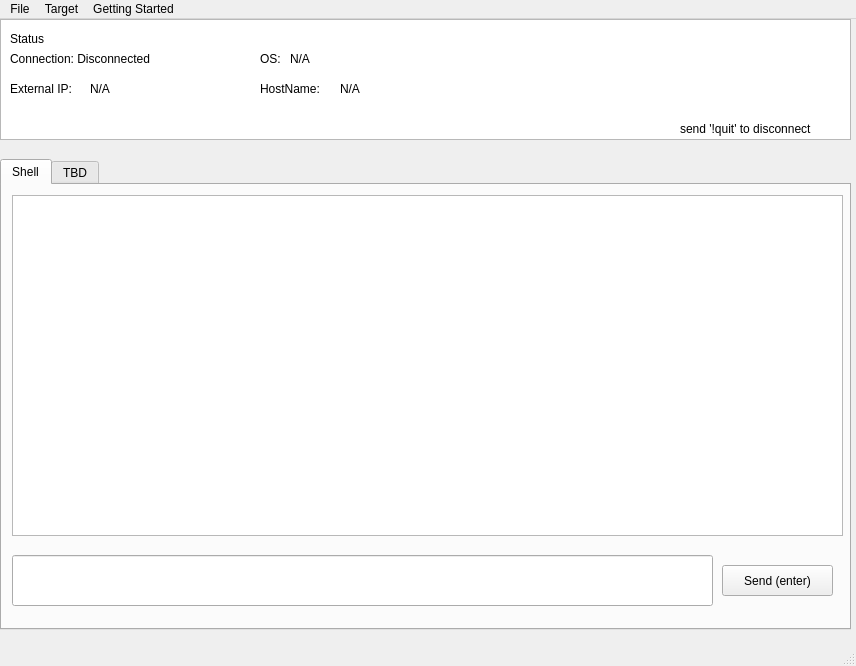
<?xml version="1.0" encoding="UTF-8"?>
<ui version="4.0">
 <class>MainWindow</class>
 <widget class="QMainWindow" name="MainWindow">
  <property name="geometry">
   <rect>
    <x>0</x>
    <y>0</y>
    <width>856</width>
    <height>666</height>
   </rect>
  </property>
  <property name="windowTitle">
   <string>MainWindow</string>
  </property>
  <widget class="QWidget" name="centralwidget">
   <widget class="QTextBrowser" name="browser_Target_Status">
    <property name="geometry">
     <rect>
      <x>0</x>
      <y>0</y>
      <width>851</width>
      <height>121</height>
     </rect>
    </property>
    <property name="autoFillBackground">
     <bool>false</bool>
    </property>
    <property name="readOnly">
     <bool>true</bool>
    </property>
   </widget>
   <widget class="QLabel" name="label_Status">
    <property name="geometry">
     <rect>
      <x>10</x>
      <y>10</y>
      <width>66</width>
      <height>19</height>
     </rect>
    </property>
    <property name="text">
     <string>Status</string>
    </property>
   </widget>
   <widget class="QLabel" name="status_Connected">
    <property name="geometry">
     <rect>
      <x>10</x>
      <y>30</y>
      <width>181</width>
      <height>19</height>
     </rect>
    </property>
    <property name="text">
     <string>Connection: Disconnected</string>
    </property>
   </widget>
   <widget class="QLabel" name="status_label_IPADDR">
    <property name="geometry">
     <rect>
      <x>10</x>
      <y>60</y>
      <width>81</width>
      <height>19</height>
     </rect>
    </property>
    <property name="text">
     <string>External IP:</string>
    </property>
   </widget>
   <widget class="QLabel" name="status_label_OS">
    <property name="geometry">
     <rect>
      <x>260</x>
      <y>30</y>
      <width>21</width>
      <height>19</height>
     </rect>
    </property>
    <property name="text">
     <string>OS:</string>
    </property>
   </widget>
   <widget class="QLabel" name="status_label_HOSTNAME">
    <property name="geometry">
     <rect>
      <x>260</x>
      <y>60</y>
      <width>81</width>
      <height>19</height>
     </rect>
    </property>
    <property name="text">
     <string>HostName:</string>
    </property>
   </widget>
   <widget class="QLabel" name="status_data_IPADDR">
    <property name="geometry">
     <rect>
      <x>90</x>
      <y>60</y>
      <width>201</width>
      <height>19</height>
     </rect>
    </property>
    <property name="text">
     <string>N/A</string>
    </property>
   </widget>
   <widget class="QLabel" name="status_data_OS">
    <property name="geometry">
     <rect>
      <x>290</x>
      <y>30</y>
      <width>251</width>
      <height>19</height>
     </rect>
    </property>
    <property name="text">
     <string>N/A</string>
    </property>
   </widget>
   <widget class="QLabel" name="status_data_HOSTNAME">
    <property name="geometry">
     <rect>
      <x>340</x>
      <y>60</y>
      <width>201</width>
      <height>19</height>
     </rect>
    </property>
    <property name="text">
     <string>N/A</string>
    </property>
   </widget>
   <widget class="QTabWidget" name="tabWidget">
    <property name="geometry">
     <rect>
      <x>0</x>
      <y>140</y>
      <width>851</width>
      <height>471</height>
     </rect>
    </property>
    <property name="currentIndex">
     <number>0</number>
    </property>
    <widget class="QWidget" name="tab">
     <attribute name="title">
      <string>Shell</string>
     </attribute>
     <widget class="QTextEdit" name="text_Program_Output">
      <property name="enabled">
       <bool>true</bool>
      </property>
      <property name="geometry">
       <rect>
        <x>10</x>
        <y>10</y>
        <width>831</width>
        <height>341</height>
       </rect>
      </property>
      <property name="font">
       <font/>
      </property>
      <property name="readOnly">
       <bool>true</bool>
      </property>
     </widget>
     <widget class="QLineEdit" name="shell_input">
      <property name="geometry">
       <rect>
        <x>10</x>
        <y>370</y>
        <width>701</width>
        <height>51</height>
       </rect>
      </property>
      <property name="toolTip">
       <string extracomment="Commands"/>
      </property>
     </widget>
     <widget class="QPushButton" name="shell_input_enter">
      <property name="geometry">
       <rect>
        <x>720</x>
        <y>380</y>
        <width>111</width>
        <height>31</height>
       </rect>
      </property>
      <property name="text">
       <string>Send (enter)</string>
      </property>
     </widget>
    </widget>
    <widget class="QWidget" name="tab_2">
     <attribute name="title">
      <string>TBD</string>
     </attribute>
    </widget>
   </widget>
   <widget class="QLabel" name="label">
    <property name="geometry">
     <rect>
      <x>680</x>
      <y>100</y>
      <width>171</width>
      <height>20</height>
     </rect>
    </property>
    <property name="text">
     <string>send '!quit' to disconnect</string>
    </property>
   </widget>
  </widget>
  <widget class="QMenuBar" name="menubar">
   <property name="geometry">
    <rect>
     <x>0</x>
     <y>0</y>
     <width>856</width>
     <height>24</height>
    </rect>
   </property>
   <widget class="QMenu" name="menuFile">
    <property name="title">
     <string>File</string>
    </property>
   </widget>
   <widget class="QMenu" name="menuTarget">
    <property name="title">
     <string>Target</string>
    </property>
    <widget class="QMenu" name="menu_Target_SpawnShell">
     <property name="title">
      <string>Spawn Shell</string>
     </property>
     <widget class="QMenu" name="menu_Target_PythonShells">
      <property name="title">
       <string>Python Shells</string>
      </property>
      <addaction name="action_Target_Python_binbash"/>
      <addaction name="action_Target_Python_binsh"/>
     </widget>
     <widget class="QMenu" name="menuBash_Shells">
      <property name="title">
       <string>Bash Shells</string>
      </property>
      <addaction name="action_bin_bash"/>
     </widget>
     <addaction name="separator"/>
     <addaction name="actionLanguage"/>
     <addaction name="separator"/>
     <addaction name="menu_Target_PythonShells"/>
     <addaction name="menuBash_Shells"/>
    </widget>
    <widget class="QMenu" name="menuDetection_Prevention">
     <property name="title">
      <string>Detection Prevention</string>
     </property>
     <addaction name="actionDisable_Firewall"/>
    </widget>
    <widget class="QMenu" name="menu_Data">
     <property name="title">
      <string>Data</string>
     </property>
     <addaction name="menu_Data_Download"/>
     <addaction name="menu_Data_Upload"/>
    </widget>
    <addaction name="action_Target_Listen"/>
    <addaction name="action_Target_Info"/>
    <addaction name="menu_Target_SpawnShell"/>
    <addaction name="menuDetection_Prevention"/>
    <addaction name="menu_Data"/>
   </widget>
   <widget class="QMenu" name="menu_GettingStarted">
    <property name="title">
     <string>Getting Started</string>
    </property>
    <addaction name="GettingStarted_Readme"/>
   </widget>
   <addaction name="menuFile"/>
   <addaction name="menuTarget"/>
   <addaction name="menu_GettingStarted"/>
  </widget>
  <widget class="QStatusBar" name="statusbar"/>
  <action name="action_Target_Listen">
   <property name="text">
    <string>Listen for connection</string>
   </property>
  </action>
  <action name="action_Target_Info">
   <property name="text">
    <string>Target Info</string>
   </property>
  </action>
  <action name="actionBash">
   <property name="text">
    <string>/bin/bash</string>
   </property>
  </action>
  <action name="action_bin_sh">
   <property name="text">
    <string>/bin/sh</string>
   </property>
  </action>
  <action name="action_Target_Python_binbash">
   <property name="text">
    <string>Linux Shell</string>
   </property>
  </action>
  <action name="action_Target_Python_binsh">
   <property name="text">
    <string>Windows Shell</string>
   </property>
  </action>
  <action name="action_bin_bash">
   <property name="text">
    <string>/bin/bash</string>
   </property>
  </action>
  <action name="actionShell_Type">
   <property name="text">
    <string>Shell Type</string>
   </property>
  </action>
  <action name="actionLanguage">
   <property name="text">
    <string>Language</string>
   </property>
  </action>
  <action name="actionDisable_Firewall">
   <property name="text">
    <string>Disable Firewall</string>
   </property>
  </action>
  <action name="GettingStarted_Readme">
   <property name="text">
    <string>Read Me!</string>
   </property>
  </action>
  <action name="menu_Data_Download">
   <property name="text">
    <string>Download Files from Target</string>
   </property>
  </action>
  <action name="menu_Data_Upload">
   <property name="text">
    <string>Upload Files to Target</string>
   </property>
  </action>
 </widget>
 <resources/>
 <connections/>
</ui>
